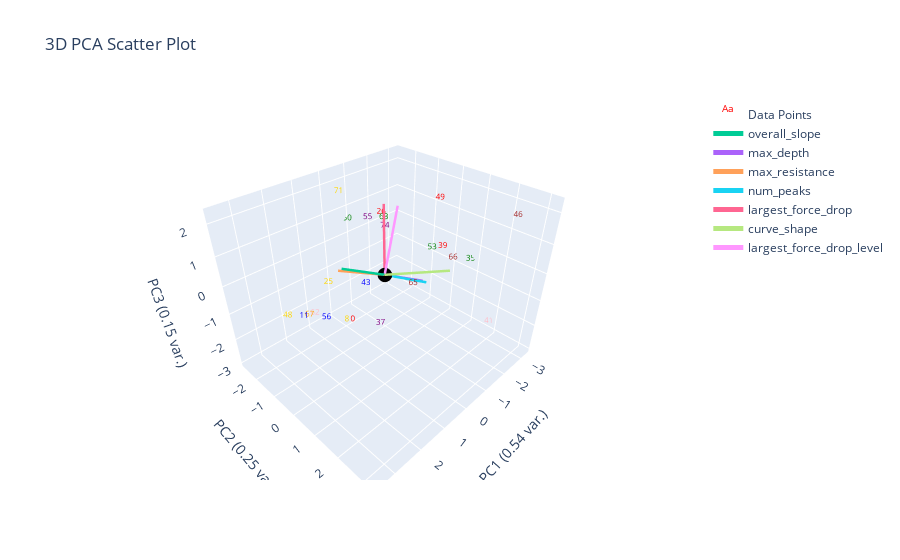

The notebook cell this image was saved under:
### Markdown cell above
# Clustering Marion's Labels

### Code cell
marions_labeled_data = data_features_df[data_features_df['marions_ylabels'].notna()].copy() # removes NaN's which correspond to non-labled data
# encodes object into categorical variables
marions_labeled_data['encoded'], uniques = pd.factorize(marions_labeled_data['marions_ylabels'])

plotting.plot_clusters_seperately(marions_labeled_data['encoded'].tolist(), marions_labeled_data.index.tolist(), depth_resist_curve_df_list, data_features_df, 
                         cluster_category_names=uniques.tolist())
plotting.plot_pca(marions_labeled_data, marions_labeled_data['encoded'], 3, graph_title='marions_ylabels')

print(marions_labeled_data[marions_labeled_data['encoded'] == 0].index)
print(marions_labeled_data[marions_labeled_data['encoded'] == 1].index)

### Figure 1 — Plotly figure (JSON) as saved in the notebook; plotly's stock layout.template omitted (floating-point values rounded to 4 significant figures)
{"data": [{"mode": "text", "name": "Data Points", "text": ["0", "8", "11", "25", "26", "35", "37", "39", "41", "43", "46", "48", "49", "50", "53", "55", "56", "62", "63", "65", "66", "67", "71", "74"], "textfont": {"color": ["red", "gold", "blue", "gold", "red", "green", "purple", "red", "pink", "blue", "brown", "gold", "red", "green", "green", "purple", "blue", "pink", "green", "brown", "brown", "orange", "gold", "purple"], "size": 8}, "type": "scatter3d", "x": [2.073, 2.355, 3.006, 2.165, -0.8085, -3.258, 2.076, -1.53, -3.219, 0.6784, -1.495, 3.518, -2.784, -0.8418, -2.882, -1.348, 2.489, 1.318, -1.506, 0.4953, -2.105, 2.332, 0.2232, -0.9538], "y": [0.8908, 0.9986, 0.00625, 0.07993, -0.9659, 0.8428, 1.958, 0.9354, 1.897, -0.1144, 3.203, 0.09965, -0.2744, -2.66, -0.5453, -2.187, 0.3007, -2.001, -1.567, 1.585, 0.9427, -0.7519, -1.723, -0.9507], "z": [-0.3509, -0.1185, -0.2042, 0.5021, 1.118, -0.8771, 0.1769, 0.3998, -2.983, -0.3832, 2.274, 0.166, 1.168, 0.2531, -0.8583, 0.2878, -0.3818, -2.244, 0.4572, 0.3842, -0.2643, -0.9985, 1.887, 0.5897]}, {"marker": {"color": "black", "size": 5}, "mode": "markers", "name": "Origin", "showlegend": false, "type": "scatter3d", "x": [0], "y": [0], "z": [0]}, {"line": {"width": 5}, "mode": "lines+text", "name": "overall_slope", "textposition": "top center", "type": "scatter3d", "x": [0, 1.271], "y": [0, -0.4251], "z": [0, 0.596]}, {"line": {"width": 5}, "mode": "lines+text", "name": "max_depth", "textposition": "top center", "type": "scatter3d", "x": [0, -1.262], "y": [0, 0.4351], "z": [0, -0.6127]}, {"line": {"width": 5}, "mode": "lines+text", "name": "max_resistance", "textposition": "top center", "type": "scatter3d", "x": [0, 1.371], "y": [0, -0.462], "z": [0, 0.5592]}, {"line": {"width": 5}, "mode": "lines+text", "name": "num_peaks", "textposition": "top center", "type": "scatter3d", "x": [0, -1.263], "y": [0, 0.5815], "z": [0, -0.6004]}, {"line": {"width": 5}, "mode": "lines+text", "name": "largest_force_drop", "textposition": "top center", "type": "scatter3d", "x": [0, -1.045], "y": [0, -1.089], "z": [0, 1.593]}, {"line": {"width": 5}, "mode": "lines+text", "name": "curve_shape", "textposition": "top center", "type": "scatter3d", "x": [0, 0.2981], "y": [0, 2.574], "z": [0, 1.457]}, {"line": {"width": 5}, "mode": "lines+text", "name": "largest_force_drop_level", "textposition": "top center", "type": "scatter3d", "x": [0, -1.066], "y": [0, -0.5184], "z": [0, 1.713]}], "layout": {"autosize": true, "scene": {"xaxis": {"title": {"text": "PC1 (0.54 var.)"}}, "yaxis": {"title": {"text": "PC2 (0.25 var.)"}}, "zaxis": {"title": {"text": "PC3 (0.15 var.)"}}}, "title": {"text": "3D PCA Scatter Plot"}}}
